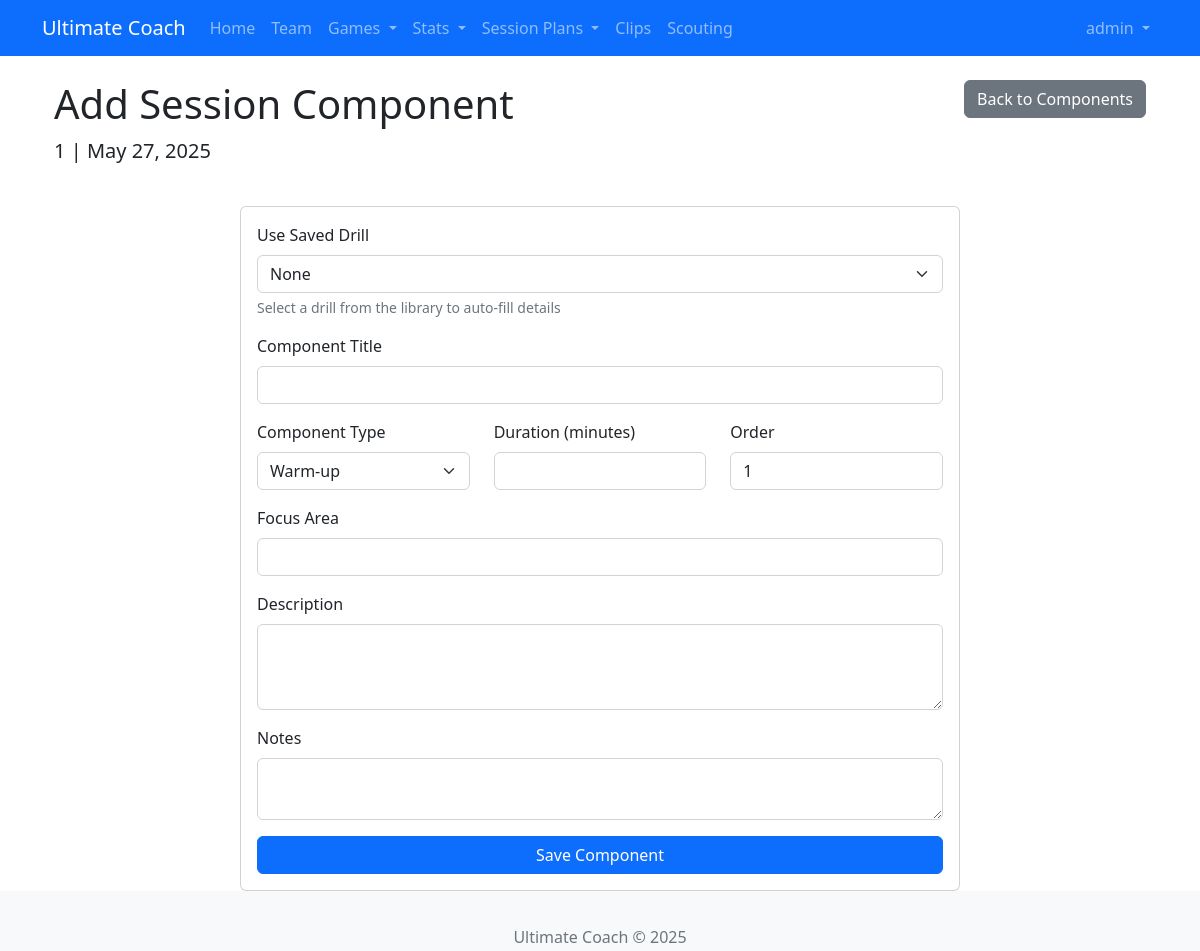
Page /sessions/1/add_component (signed in) on the committed database.
### app/models/user.py (models this page shows, shortened)
class User(UserMixin, db.Model):
    id = db.Column(db.Integer, primary_key=True)
    username = db.Column(db.String(64), unique=True, nullable=False)
    email = db.Column(db.String(120), unique=True, nullable=False)
    password_hash = db.Column(db.String(128))
    role = db.Column(db.String(20), default='user')  # Add this line
    is_admin = db.Column(db.Boolean, default=False)
    created_at = db.Column(db.DateTime, default=datetime.utcnow)
    created_drills = db.relationship('SavedDrill', backref='creator', lazy='dynamic')
    player_profile = db.relationship('Player', back_populates='user_account', uselist=False)

### app/models/session.py (models this page shows, shortened)
class SessionPlan(db.Model):
    id = db.Column(db.Integer, primary_key=True)
    title = db.Column(db.String(100), nullable=False)
    date = db.Column(db.Date, nullable=True)
    start_time = db.Column(db.Time, nullable=True)
    end_time = db.Column(db.Time, nullable=True)
    location = db.Column(db.String(100), nullable=True)
    focus_area = db.Column(db.String(100), nullable=True)
    notes = db.Column(db.Text, nullable=True)
    is_recurring = db.Column(db.Boolean, default=False)
    recurrence_pattern = db.Column(db.String(20), nullable=True)
    created_at = db.Column(db.DateTime, default=datetime.utcnow)
    updated_at = db.Column(db.DateTime, default=datetime.utcnow, onupdate=datetime.utcnow)
    components = db.relationship('SessionComponent', back_populates='session',
                               lazy='dynamic', cascade='all, delete-orphan')
    attendances = db.relationship('Attendance', back_populates='session',
                                lazy='dynamic', cascade='all, delete-orphan')
    rsvps = db.relationship('SessionRSVP', back_populates='session',
                           lazy='dynamic', cascade='all, delete-orphan')
    @property
    def formatted_date(self):
        if self.date:
            return self.date.strftime('%B %d, %Y')
        return 'No date set'

### app/routes/session.py (the view, shortened to what this page needs)
@bp.route('/<int:session_id>/add_component', methods=['GET', 'POST'])
@login_required
def add_component(session_id):
    session = SessionPlan.query.get_or_404(session_id)
    form = SessionComponentForm()
    form.drill_id.choices = [(0, 'None')] + [(d.id, d.title) for d in SavedDrill.query.order_by(SavedDrill.title).all()]
    next_order = 1
    last_component = SessionComponent.query.filter_by(session_id=session_id).order_by(SessionComponent.order.desc()).first()
    if last_component:
        next_order = last_component.order + 1
    form.order.data = next_order
    return render_template('session/component_form.html', form=form, session=session, title='Add Session Component')

### app/forms/session.py
class SessionComponentForm(FlaskForm):
    title = StringField('Component Title', validators=[DataRequired(), Length(max=100)])
    description = TextAreaField('Description', validators=[Optional()])
    duration_minutes = IntegerField('Duration (minutes)',
                                  validators=[Optional(), NumberRange(min=1)])
    order = IntegerField('Order', validators=[DataRequired(), NumberRange(min=1)])
    component_type = SelectField('Component Type', choices=[
        ('warmup', 'Warm-up'),
        ('drill', 'Drill'),
        ('scrimmage', 'Scrimmage'),
        ('cooldown', 'Cool-down'),
        ('discussion', 'Discussion'),
        ('other', 'Other')
    ], validators=[DataRequired()])
    focus_area = StringField('Focus Area', validators=[Optional(), Length(max=100)])
    notes = TextAreaField('Notes', validators=[Optional()])
    drill_id = SelectField('Use Saved Drill', coerce=int, validators=[Optional()])
    submit = SubmitField('Save Component')

### app/models/user.py (called while the page is built)
@login.user_loader
def load_user(id):
    return User.query.get(int(id))

### app/routes/session.py (called while the page is built)
@bp.before_request
def before_request():
    if 'static' in request.path:
        current_app.logger.debug(f"Static file request: {request.path}")

### app/templates/session/component_form.html (shortened to what this page needs)
{% extends "base.html" %}
{% block content %}
<div class="container">
    <div class="row mb-4">
        <div class="col-md-8">
            <h1>{{ title }}</h1>
            <p class="lead">{{ session.title }} | {{ session.formatted_date }}</p>
        </div>
        <div class="col-md-4 text-end">
            <a href="{{ url_for('session.components', session_id=session.id) }}" class="btn btn-secondary">Back to Components</a>
        </div>
    </div>
    <div class="row">
        <div class="col-md-8 offset-md-2">
            <div class="card">
                <div class="card-body">
                    <form method="post" novalidate>
                        <div class="mb-3">
                            {{ form.drill_id.label(class="form-label") }}
                            {{ form.drill_id(class="form-select", id="drill-select") }}
                            <div class="form-text">Select a drill from the library to auto-fill details</div>
                        </div>
                        <div class="mb-3">
                            {{ form.title.label(class="form-label") }}
                            {{ form.title(class="form-control") }}
                        </div>
                        <div class="row mb-3">
                            <div class="col-md-4">
                                {{ form.component_type.label(class="form-label") }}
                                {{ form.component_type(class="form-select") }}
                            </div>
                            <div class="col-md-4">
                                {{ form.duration_minutes.label(class="form-label") }}
                                {{ form.duration_minutes(class="form-control") }}
                            </div>
                            <div class="col-md-4">
                                {{ form.order.label(class="form-label") }}
                                {{ form.order(class="form-control") }}
                            </div>
                        </div>
                        <div class="mb-3">
                            {{ form.focus_area.label(class="form-label") }}
                            {{ form.focus_area(class="form-control") }}
                        </div>
                        <div class="mb-3">
                            {{ form.description.label(class="form-label") }}
                            {{ form.description(class="form-control", rows=3) }}
                        </div>
                        <div class="mb-3">
                            {{ form.notes.label(class="form-label") }}
                            {{ form.notes(class="form-control", rows=2) }}
                        </div>
                        <div class="d-grid gap-2">
                            {{ form.submit(class="btn btn-primary") }}
                        </div>
                    </form>
                </div>
            </div>
        </div>
    </div>
</div>
{% endblock %}

### app/templates/base.html (shortened to what this page needs)
<!DOCTYPE html>
<html lang="en">
<head>
    <link rel="stylesheet" href="https://cdn.jsdelivr.net/npm/bootstrap@5.2.3/dist/css/bootstrap.min.css">
    <link rel="stylesheet" href="https://cdn.jsdelivr.net/npm/bootstrap-icons@1.10.5/font/bootstrap-icons.css">
    <link rel="stylesheet" href="{{ url_for('static', filename='css/main.css') }}">
</head>
<body>
    <nav class="navbar navbar-expand-lg navbar-dark bg-primary">
        <div class="container">
            <a class="navbar-brand" href="{{ url_for('main.index') }}">Ultimate Coach</a>
            <div class="collapse navbar-collapse" id="navbarNav">
                <ul class="navbar-nav me-auto">
                    <li class="nav-item">
                        <a class="nav-link" href="{{ url_for('main.index') }}"
                           data-bs-toggle="tooltip" data-bs-placement="bottom"
                           title="Return to homepage">Home</a>
                    </li>
                    <li class="nav-item">
                        <a class="nav-link" href="{{ url_for('team.index') }}"
                           data-bs-toggle="tooltip" data-bs-placement="bottom"
                           title="Manage team roster">Team</a>
                    </li>
                    <li class="nav-item dropdown">
                        <a class="nav-link dropdown-toggle" href="#" id="gamesDropdown"
                           role="button" data-bs-toggle="dropdown" aria-expanded="false"
                           data-bs-toggle="tooltip" data-bs-placement="bottom"
                           title="Manage games and tournaments">
                            Games
                        </a>
                    </li>
                    <li class="nav-item dropdown">
                        <a class="nav-link dropdown-toggle" href="#" id="statsDropdown"
                           role="button" data-bs-toggle="dropdown" aria-expanded="false"
                           data-bs-toggle="tooltip" data-bs-placement="bottom"
                           title="View comprehensive statistics and analytics">
                            Stats
                        </a>
                    </li>
                    <li class="nav-item dropdown">
                        <a class="nav-link dropdown-toggle" href="#" role="button" data-bs-toggle="dropdown">
                            Session Plans
                        </a>
                    </li>
                    <li class="nav-item">
                        <a class="nav-link" href="{{ url_for('clip.index') }}"
                           data-bs-toggle="tooltip" data-bs-placement="bottom"
                           title="Manage video clips">Clips</a>
                    </li>
                    <li class="nav-item">
                        <a class="nav-link" href="{{ url_for('scouting.index') }}"
                           data-bs-toggle="tooltip" data-bs-placement="bottom"
                           title="View scouting reports">Scouting</a>
                    </li>
                </ul>
                {% if current_user.is_authenticated %}
                <ul class="navbar-nav">
                    <li class="nav-item dropdown">
                        <a class="nav-link dropdown-toggle" href="#" id="userDropdown"
                           role="button" data-bs-toggle="dropdown" aria-expanded="false">
                            {{ current_user.username }}
                        </a>
                    </li>
                </ul>
                {% endif %}
            </div>
        </div>
    </nav>
    <div class="container mt-4">
        {% block content %}{% endblock %}
    </div>
    <footer class="footer mt-5 py-3 bg-light">
        <div class="container text-center">
            <span class="text-muted">Ultimate Coach &copy; 2025</span>
        </div>
    </footer>
</body>
</html>

### app/static/css/main.css (style rules this page uses)
body { padding-bottom: 60px; }
.footer { position: fixed; bottom: 0; width: 100%; height: 60px; line-height: 60px; background-color: #f5f5f5; }

### rows in the picture
User: username "admin"
SessionPlan: title "1", formatted_date "May 27, 2025"

### other values in the picture
{{ title }} "Add Session Component"
